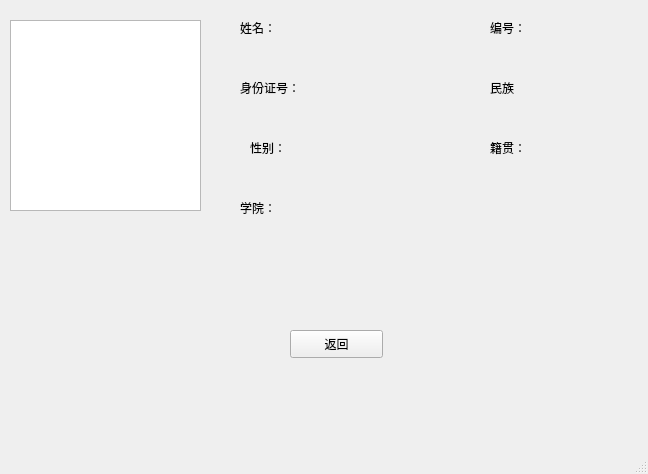
<?xml version="1.0" encoding="UTF-8"?>
<ui version="4.0">
 <class>teacherinfo</class>
 <widget class="QMainWindow" name="teacherinfo">
  <property name="geometry">
   <rect>
    <x>0</x>
    <y>0</y>
    <width>648</width>
    <height>474</height>
   </rect>
  </property>
  <property name="windowTitle">
   <string>MainWindow</string>
  </property>
  <widget class="QWidget" name="centralwidget">
   <widget class="QLabel" name="label">
    <property name="geometry">
     <rect>
      <x>240</x>
      <y>20</y>
      <width>171</width>
      <height>16</height>
     </rect>
    </property>
    <property name="text">
     <string>姓名：</string>
    </property>
   </widget>
   <widget class="QLabel" name="name">
    <property name="geometry">
     <rect>
      <x>321</x>
      <y>20</y>
      <width>81</width>
      <height>20</height>
     </rect>
    </property>
    <property name="text">
     <string/>
    </property>
   </widget>
   <widget class="QPushButton" name="quit">
    <property name="geometry">
     <rect>
      <x>290</x>
      <y>330</y>
      <width>93</width>
      <height>28</height>
     </rect>
    </property>
    <property name="text">
     <string>返回</string>
    </property>
   </widget>
   <widget class="QLabel" name="label_2">
    <property name="geometry">
     <rect>
      <x>490</x>
      <y>20</y>
      <width>72</width>
      <height>15</height>
     </rect>
    </property>
    <property name="text">
     <string>编号：</string>
    </property>
   </widget>
   <widget class="QLabel" name="teacher_id">
    <property name="geometry">
     <rect>
      <x>560</x>
      <y>20</y>
      <width>72</width>
      <height>15</height>
     </rect>
    </property>
    <property name="text">
     <string/>
    </property>
   </widget>
   <widget class="QLabel" name="label_3">
    <property name="geometry">
     <rect>
      <x>250</x>
      <y>140</y>
      <width>72</width>
      <height>15</height>
     </rect>
    </property>
    <property name="text">
     <string>性别：</string>
    </property>
   </widget>
   <widget class="QLabel" name="gender">
    <property name="geometry">
     <rect>
      <x>340</x>
      <y>140</y>
      <width>72</width>
      <height>15</height>
     </rect>
    </property>
    <property name="text">
     <string/>
    </property>
   </widget>
   <widget class="QLabel" name="place">
    <property name="geometry">
     <rect>
      <x>550</x>
      <y>140</y>
      <width>72</width>
      <height>15</height>
     </rect>
    </property>
    <property name="text">
     <string/>
    </property>
   </widget>
   <widget class="QLabel" name="label_4">
    <property name="geometry">
     <rect>
      <x>490</x>
      <y>140</y>
      <width>72</width>
      <height>15</height>
     </rect>
    </property>
    <property name="text">
     <string>籍贯：</string>
    </property>
   </widget>
   <widget class="QLabel" name="id">
    <property name="geometry">
     <rect>
      <x>320</x>
      <y>80</y>
      <width>111</width>
      <height>16</height>
     </rect>
    </property>
    <property name="text">
     <string/>
    </property>
   </widget>
   <widget class="QLabel" name="nation">
    <property name="geometry">
     <rect>
      <x>550</x>
      <y>80</y>
      <width>72</width>
      <height>15</height>
     </rect>
    </property>
    <property name="text">
     <string/>
    </property>
   </widget>
   <widget class="QLabel" name="label_5">
    <property name="geometry">
     <rect>
      <x>490</x>
      <y>80</y>
      <width>72</width>
      <height>15</height>
     </rect>
    </property>
    <property name="text">
     <string>民族</string>
    </property>
   </widget>
   <widget class="QLabel" name="label_6">
    <property name="geometry">
     <rect>
      <x>240</x>
      <y>80</y>
      <width>72</width>
      <height>15</height>
     </rect>
    </property>
    <property name="text">
     <string>身份证号：</string>
    </property>
   </widget>
   <widget class="QLabel" name="depart">
    <property name="geometry">
     <rect>
      <x>320</x>
      <y>200</y>
      <width>72</width>
      <height>15</height>
     </rect>
    </property>
    <property name="text">
     <string/>
    </property>
   </widget>
   <widget class="QLabel" name="label_9">
    <property name="geometry">
     <rect>
      <x>240</x>
      <y>200</y>
      <width>72</width>
      <height>15</height>
     </rect>
    </property>
    <property name="text">
     <string>学院：</string>
    </property>
   </widget>
   <widget class="QWidget" name="verticalLayoutWidget">
    <property name="geometry">
     <rect>
      <x>10</x>
      <y>20</y>
      <width>191</width>
      <height>191</height>
     </rect>
    </property>
    <layout class="QVBoxLayout" name="verticalLayout">
     <item>
      <widget class="QGraphicsView" name="image"/>
     </item>
    </layout>
   </widget>
  </widget>
  <widget class="QMenuBar" name="menubar">
   <property name="geometry">
    <rect>
     <x>0</x>
     <y>0</y>
     <width>648</width>
     <height>26</height>
    </rect>
   </property>
  </widget>
  <widget class="QStatusBar" name="statusbar"/>
 </widget>
 <resources/>
 <connections/>
</ui>
